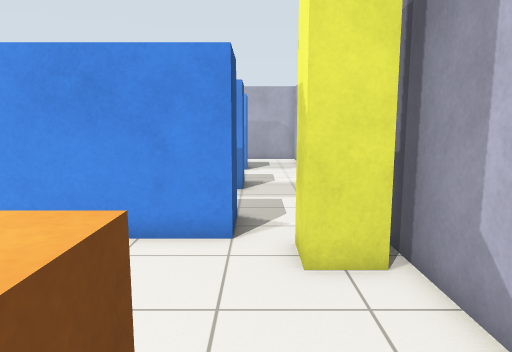
[1] (above)

24 first-person views from a walk through a world built for the Gazebo simulator. The camera is 1.2 m above the floor, tilts 8° down and sees 70° across. The floor is counted in squares, 0.5 m on a side. Each view is taken from the middle of a square. On the plan, view 1 faces up. The plan holds only what a view shows up to about 20 squares ahead; the rest is blank.

[2]
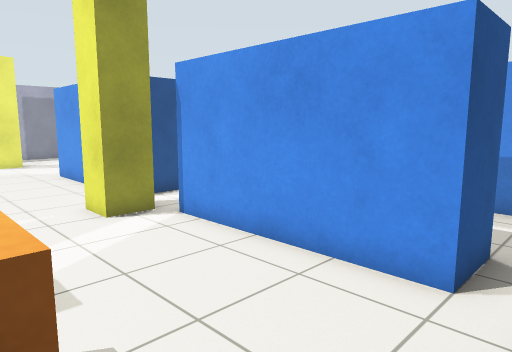

[3]
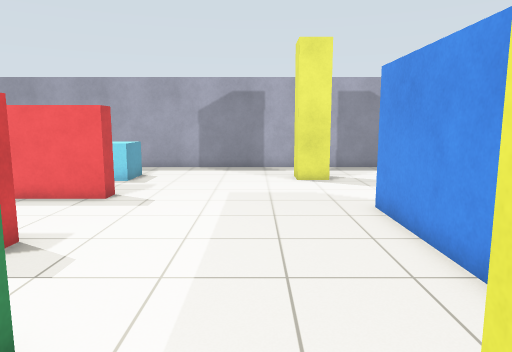

[4]
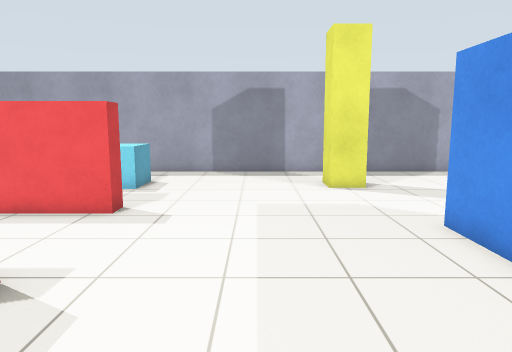

[5]
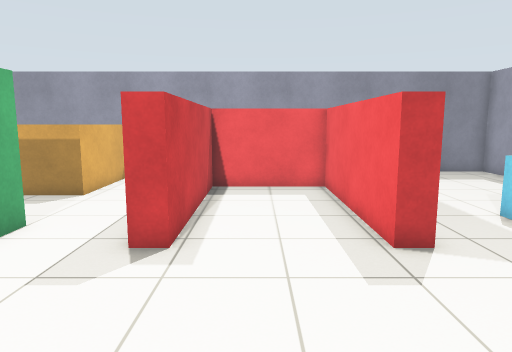

[6]
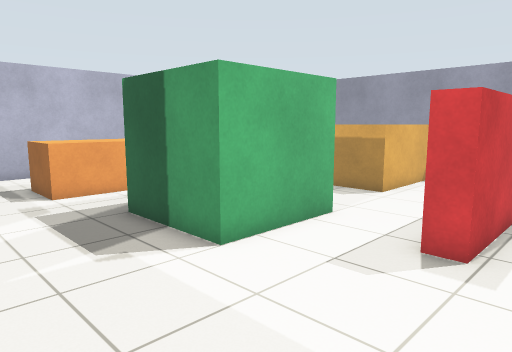

[7]
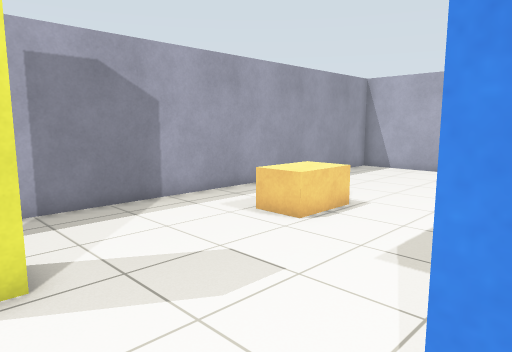

[8]
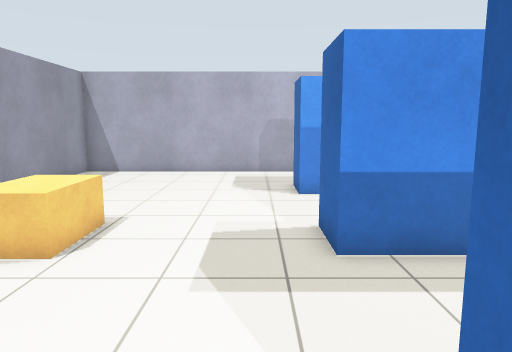

[9]
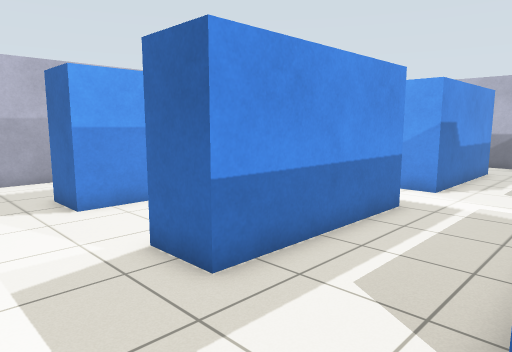

[10]
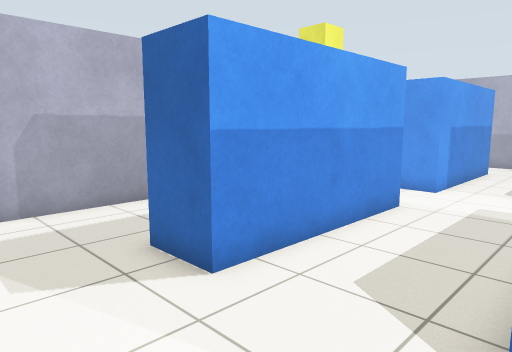

[11]
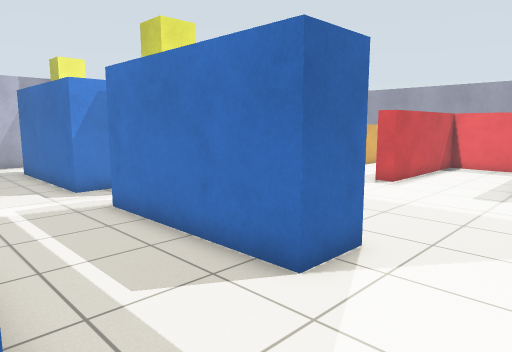

[12]
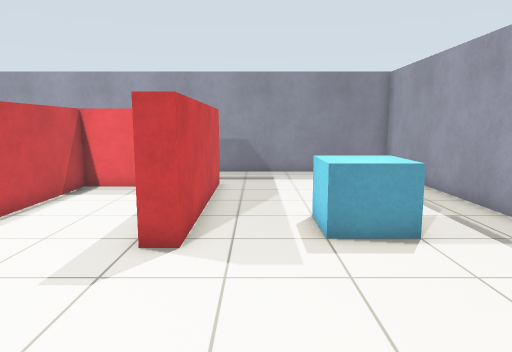

[13]
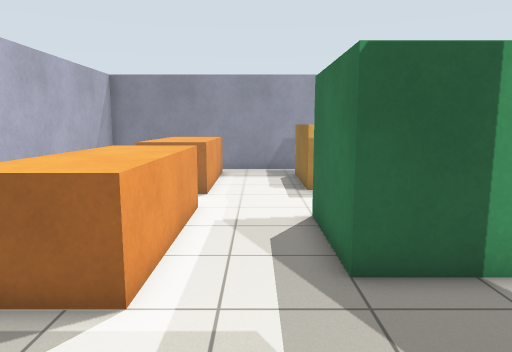

[14]
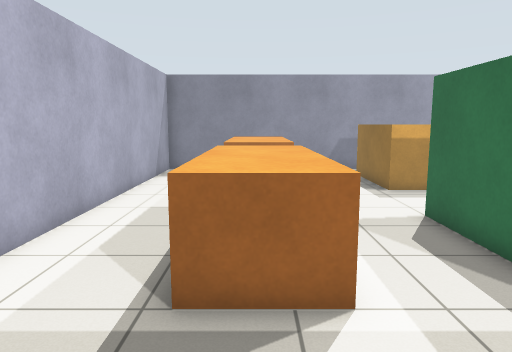

[15]
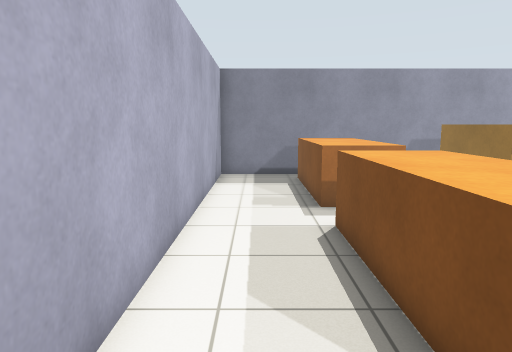

[16]
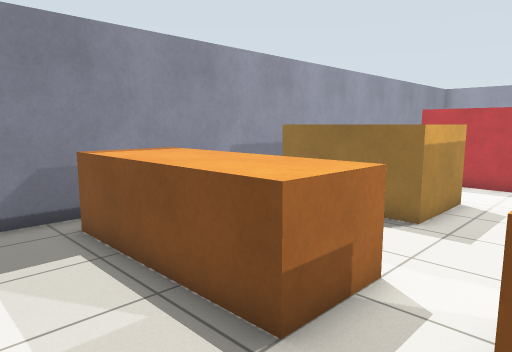

[17]
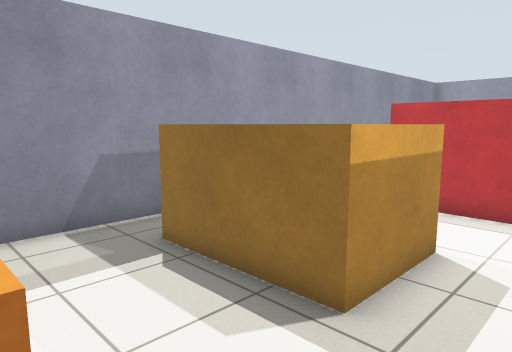

[18]
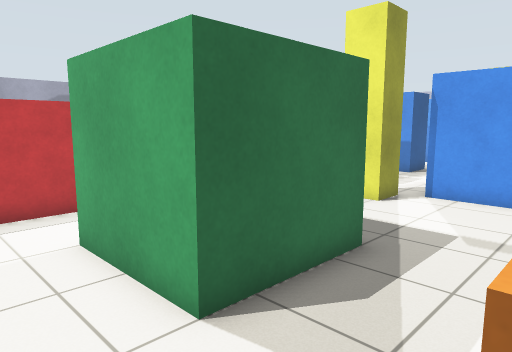

[19]
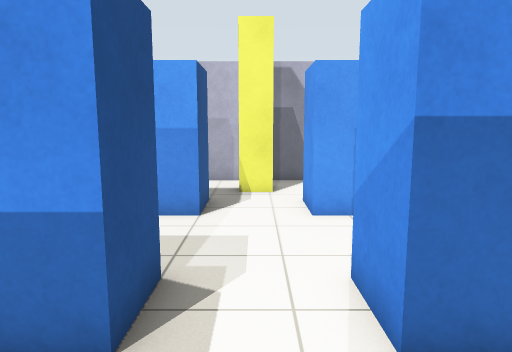

[20]
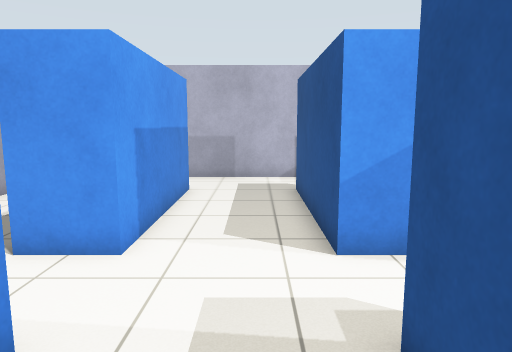

[21]
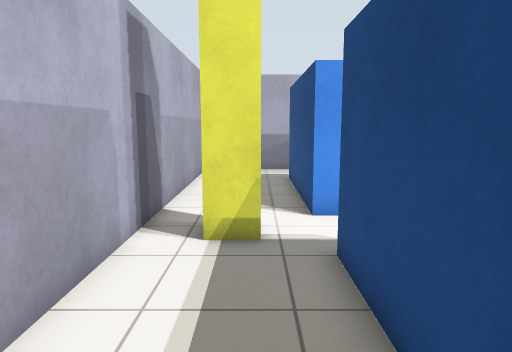

[22]
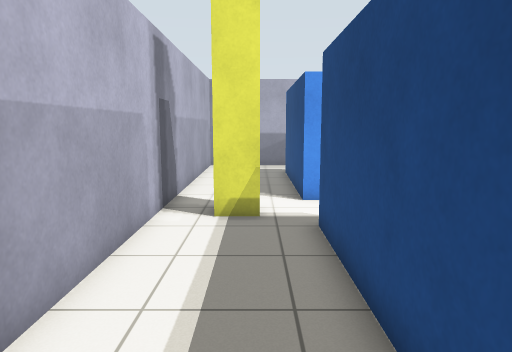

[23]
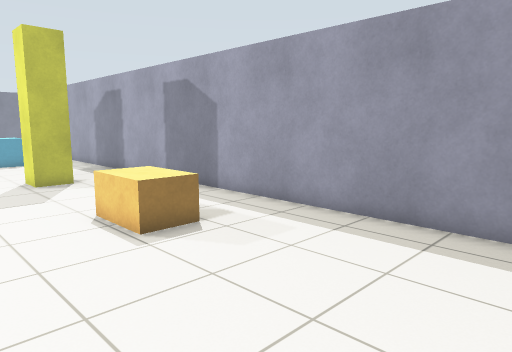

[24]
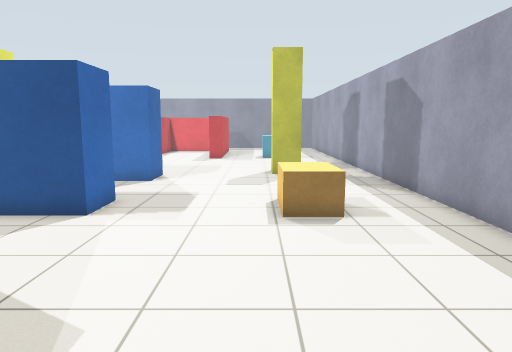

### Floor plan
Points are (right, up) in squares from view 1. A wall is a line through its corners. A room is listed if a view was taken in it or the views show most of it. See-through windows are left out.
Room 1 (views 1, 2, 3, 4, 5, 6, 7, 8, 9, 10, 11, 12, 13, 14, 15, 16, 17, 18, 19, 20, 21, 22, 23, 24)
walls: (-12.1, 7.5) (-17.5, 7.5) (-17.5, 9.5) (-10.5, 9.5) (-10.5, 8.4); (-7.5, 8.1) (-7.5, 9.5) (-0.5, 9.5) (-0.5, 7.5) (-7.5, 7.5); (-13.5, -1.4) (-13.5, -3.2); (-7.5, 13.5) (-7.5, 15.5) (-0.5, 15.5) (-0.5, 13.5) (-7.5, 13.5); (-12.1, 15.5) (-10.5, 15.5) (-10.5, 13.5) (-17.5, 13.5) (-17.5, 15.5) (-15.1, 15.5); (-13.5, -5.6) (-13.5, -9); (2.7, 8.9) (2.7, 9.9); (-17.1, 21.5) (-10.5, 21.5) (-10.5, 19.5) (-17.5, 19.5) (-17.5, 21.5); (-19.5, -9) (-19.5, -0.9) (-18.7, -0.9) (-18.7, -8.1) (-14.3, -8.1) (-14.3, -0.9) (-13.5, -0.9); (2.7, 13.1) (2.7, 22.8); (-0.4, 19.5) (-7.5, 19.5) (-7.5, 21.5) (-0.5, 21.5); (1.2, 25.7) (-27.7, 25.7) (-27.7, -12.7) (2.7, -12.7) (2.7, 7.1)
objects: cyan box (-24, -3) to (-23, -2); pillar (-24, 6) to (-23, 7); pallet (-24, 14) to (-23, 15); pallet (-10, -10) to (-7, -7); pillar (-9, 6) to (-9, 7); pillar (-9, 23) to (-9, 24); bench (-3, -11) to (-1, -6); bench (-3, -3) to (-1, 2); pillar (1, 6) to (2, 7)

Positions as (right, up) in squares from view 1, and headings:
1: (0, 0), facing up
2: (1, 2), facing up-left
3: (-7, 4), facing left
4: (-9, 3), facing left
5: (-16, 6), facing down
6: (-16, 6), facing down-right
7: (-17, 6), facing up-left
8: (-19, 7), facing up
9: (-21, 9), facing up-right
10: (-21, 15), facing up-right
11: (-21, 14), facing down-right
12: (-21, 6), facing down
13: (-5, 7), facing down
14: (-2, 7), facing down
15: (1, 5), facing down
16: (2, -3), facing down-left
17: (-3, -4), facing down-left
18: (-3, -5), facing up-left
19: (-9, 10), facing up
20: (-14, 17), facing right
21: (-17, 23), facing right
22: (-19, 23), facing right
23: (-19, 23), facing down-left
24: (-22, 25), facing down
